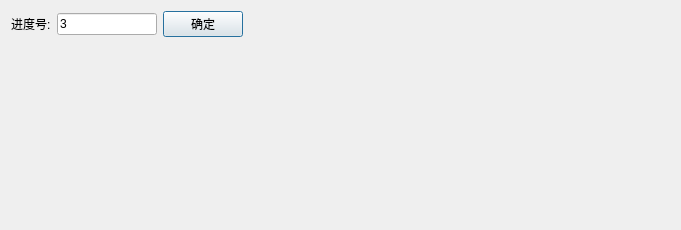
<?xml version="1.0" encoding="UTF-8"?>
<ui version="4.0">
 <class>Demo_DrawProgressbar</class>
 <widget class="QDialog" name="Demo_DrawProgressbar">
  <property name="geometry">
   <rect>
    <x>0</x>
    <y>0</y>
    <width>681</width>
    <height>230</height>
   </rect>
  </property>
  <property name="windowTitle">
   <string>Dialog</string>
  </property>
  <layout class="QVBoxLayout" name="verticalLayout">
   <item>
    <layout class="QHBoxLayout" name="horizontalLayout">
     <item>
      <widget class="QLabel" name="label">
       <property name="text">
        <string>进度号:</string>
       </property>
      </widget>
     </item>
     <item>
      <widget class="QLineEdit" name="lineEdit">
       <property name="maximumSize">
        <size>
         <width>100</width>
         <height>16777215</height>
        </size>
       </property>
       <property name="text">
        <string>3</string>
       </property>
      </widget>
     </item>
     <item>
      <widget class="QPushButton" name="pushButton">
       <property name="text">
        <string>确定</string>
       </property>
      </widget>
     </item>
     <item>
      <spacer name="horizontalSpacer">
       <property name="orientation">
        <enum>Qt::Horizontal</enum>
       </property>
       <property name="sizeHint" stdset="0">
        <size>
         <width>40</width>
         <height>20</height>
        </size>
       </property>
      </spacer>
     </item>
    </layout>
   </item>
   <item>
    <widget class="DrawProgressBar" name="widget" native="true"/>
   </item>
  </layout>
 </widget>
 <customwidgets>
  <customwidget>
   <class>DrawProgressBar</class>
   <extends>QWidget</extends>
   <header location="global">drawprogressbar.h</header>
   <container>1</container>
  </customwidget>
 </customwidgets>
 <resources/>
 <connections/>
</ui>
